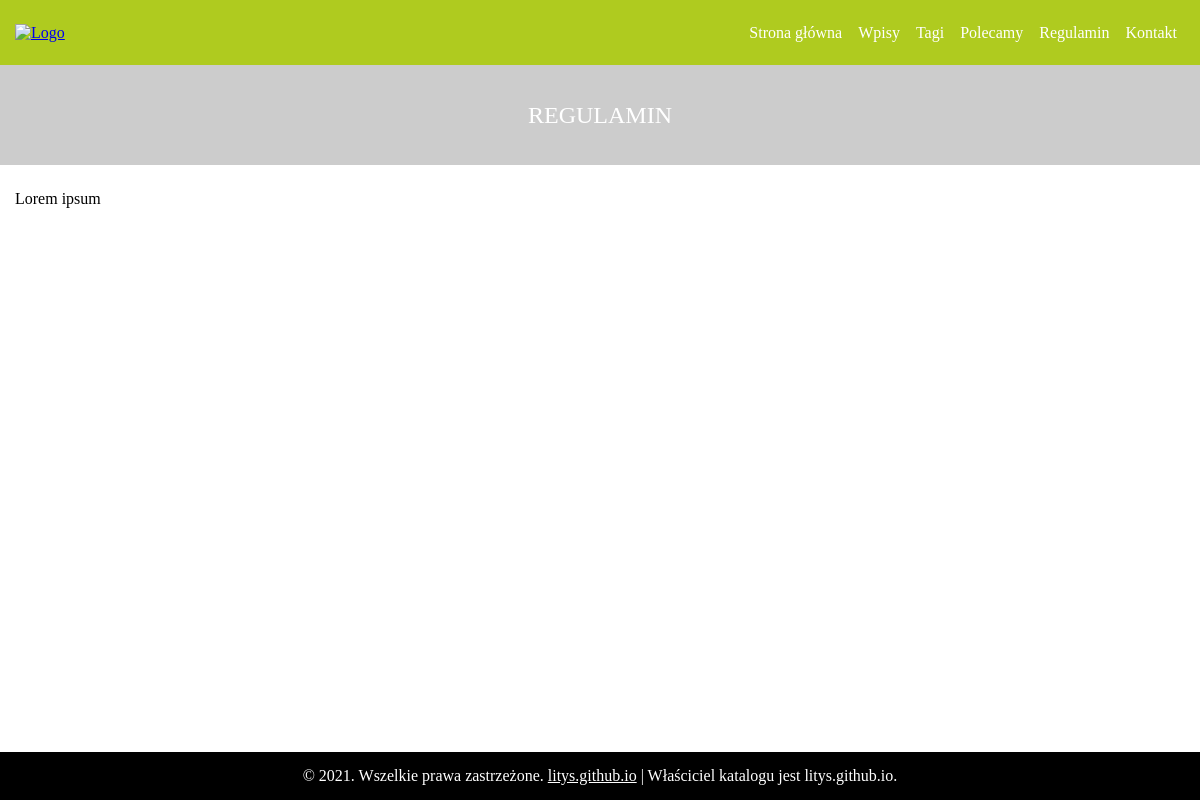
Page /pages/rules.php on the committed database.
### tables this page shows
CREATE TABLE `components` (
  `id` int(11) NOT NULL,
  `name` text NOT NULL,
  `data` text NOT NULL
);

### functions.php (called while the page is built, shortened)
<?php
function toolbar(){
    include_once('components/toolbar.php');
}
function footer(){
    include_once('components/footer.php');
}
class DB{
    private static function connect(){
        include('config.php');
        $host = $admin_host;
        $db = $admin_database;
        $user = $admin_user;
        $password = $admin_password;
        $pdo = new PDO('mysql:host='.$host.';dbname='.$db,$user,$password);
        $pdo->setAttribute(PDO::ATTR_ERRMODE, PDO::ERRMODE_EXCEPTION);
        return $pdo;
    }
    public static function get_settings($name){
        $query = "SELECT * FROM settings WHERE name='".$name."'";
        $stmt = self::connect()->prepare($query);
        $stmt->execute();
        $data = $stmt->fetchAll(PDO::FETCH_ASSOC);
        return $data[0]['data'];
    }
    public static function get_component($name){
        $query = "SELECT * FROM components WHERE name='".$name."'";
        $stmt = self::connect()->prepare($query);
        $stmt->execute();
        $data = $stmt->fetchAll(PDO::FETCH_ASSOC);
        $decoded = json_decode($data[0]['data'],true);
        return $decoded;
    }
}

### pages/rules.php (the view, shortened to what this page needs)
<?php
    $text = DB::get_component('rules')[0];
?>
<!DOCTYPE html>
<html lang="en">
<head>
    <link rel="stylesheet" href="/css/global.min.css">
</head>
<body>
    <div class="content">
        <div class="mini_slider" title="<?php echo DB::get_settings('website_title') ?>" style="background-image: url('<?php echo DB::get_component('home_slider')[0]['img']; ?>')">
            REGULAMIN
        </div>
        <div class="container">
            <div class="rules_page">
                <?php echo $text['text']; ?>
            </div>
        </div>
    </div>
    <?php footer(); ?>
</body>
</html>

### components/footer.php
<?php
    $footer_copy_text = DB::get_component('head')[0]['footer'];
?>
<div class="footer">
    <div>
    <p><?php echo $footer_copy_text; ?></p>
    </div>
</div>

### rows in the picture
components: data "Lorem ipsum"
components: data "© 2021. Wszelkie prawa zastrzeżone. litys.github.io | Właściciel katalogu jest litys.github.io."
